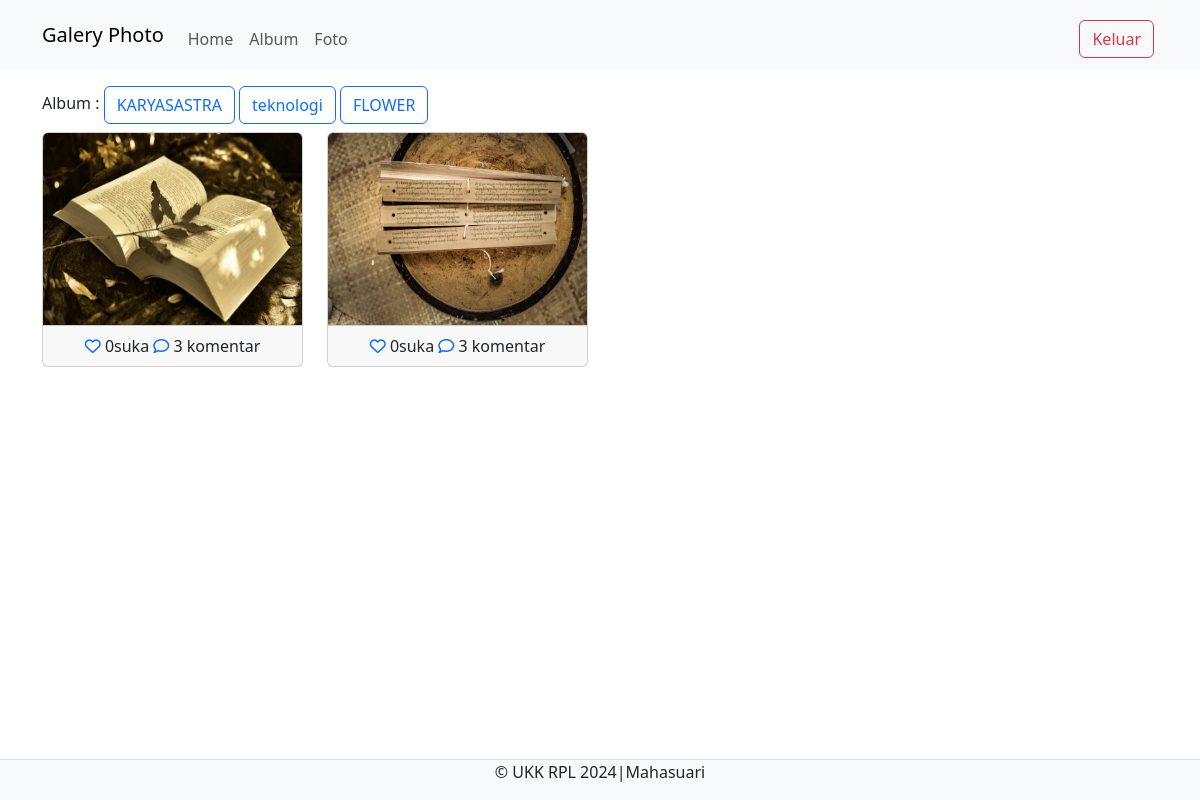
Page /UK_maha/admin/home.php?albumID=8 (signed in) on the committed database.
### tables this page shows
CREATE TABLE `album` (
  `albumID` int(11) NOT NULL,
  `namaAlbum` varchar(255) NOT NULL,
  `deskripsi` text NOT NULL,
  `tanggaldibuat` date NOT NULL,
  `userID` int(11) NOT NULL
);

CREATE TABLE `foto` (
  `fotoID` int(11) NOT NULL,
  `judulfoto` varchar(255) DEFAULT NULL,
  `deskripsifoto` text DEFAULT NULL,
  `tanggalunggah` date DEFAULT NULL,
  `lokasiFile` varchar(255) DEFAULT NULL,
  `albumID` int(11) DEFAULT NULL,
  `userID` int(11) DEFAULT NULL
);

### UK_maha/admin/home.php (the view, shortened to what this page needs)
<?php
include "../config/koneksi.php";
$UserID = $_SESSION['UserID'];
?>
<!DOCTYPE html>
<html>
<head>
	<link rel="stylesheet" type="text/css" href="../asset/css/bootstrap.min.css">
    <link rel="stylesheet" href="https://cdnjs.cloudflare.com/ajax/libs/font-awesome/6.5.2/css/all.min.css"/>
</head>
<body>
	<nav class="navbar navbar-expand-lg bg-body-tertiary">
  <div class="container">
    <a class="navbar-brand" href="index.php">Galery Photo</a>
    <div class="collapse navbar-collapse mt-2" id="navbarNav">
      <div class="navbar-nav me-auto">
      <a href="home.php" class="nav-link">Home</a>
        <a href="album.php" class="nav-link">Album</a>
        <a href="foto.php" class="nav-link">Foto</a>
    </div>
        <a href="../config/aksi_logout.php" class="btn btn-outline-danger m-1">Keluar</a>
    </div>
  </div>
</nav>
<div class="container mt-3">
Album :
<?php
$album = mysqli_query($koneksi, "SELECT * FROM album WHERE UserID = '$UserID'");
while ($row = mysqli_fetch_array($album)) {?>
<a href="home.php?albumID=<?php echo $row['albumID'] ?>" class="btn btn-outline-primary">
<?php echo $row['namaAlbum'] ?></a>
<?php } ?>
	<div class="row">
		<?php
        if (isset ($_GET['albumID'])) {
            $albumID = $_GET ['albumID'];
            $query=mysqli_query($koneksi, "SELECT * FROM foto WHERE UserID ='$UserID' AND albumID ='$albumID'");
            while ($data = mysqli_fetch_array($query)) { ?>
                <div class="col-md-3 mt-2">
		<div class="card">
			<img src="../asset/img/<?php echo $data['lokasiFile'] ?>" class="card-img-top" title="<?php echo $data['judulfoto'] ?>" style="height: 12rem;">
				<div class="card-footer text-center">
                    <?php
                    $fotoID = $data['fotoID'];
                    $ceksuka  = mysqli_query($koneksi, "SELECT * FROM likefoto WHERE fotoID = '$fotoID' AND UserID = '$UserID'");
                    if (mysqli_num_rows($ceksuka)== 1) { ?>
                    <a href="../config/proses_like.php?fotoID= <?php echo $data['fotoID'] ?>" type="submit"
                    name="batalsuka" ><i class="fa fa-heart"></i></a>
                    <?php }else { ?>
                    <a href="../config/proses_like.php?fotoID= <?php echo $data['fotoID'] ?>" type="submit"
                    name="suka" ><i class="fa-regular fa-heart"></i></a>
                    <?php }
                    $like = mysqli_query($koneksi , "SELECT * FROM likefoto WHERE fotoID = '$fotoID'");
                    echo mysqli_num_rows($like).'suka';
                    ?>
					<a href=""><i class="fa-regular fa-comment"></i></a> 3 komentar
				</div>
			</div>
		</div>
        <?php } }else{
$query = mysqli_query($koneksi, "SELECT  * FROM  foto WHERE UserID = '$UserID'");
while ($data = mysqli_fetch_array($query)) {
?>
<div class="col-md-3 mt-2">
		<div class="card">
			<img src="../asset/img/<?php echo $data['lokasiFile'] ?>" class="card-img-top" title="<?php echo $data['judulfoto'] ?>" style="height: 12rem;">
				<div class="card-footer text-center">
                    <?php
                    $fotoID = $data['fotoID'];
                    $ceksuka  = mysqli_query($koneksi, "SELECT * FROM likefoto WHERE fotoID = '$fotoID' AND UserID = '$UserID'");
                    if (mysqli_num_rows($ceksuka)== 1) { ?>
                    <a href="../config/proses_like.php?fotoID= <?php echo $data['fotoID'] ?>" type="submit"
                    name="batalsuka" ><i class="fa fa-heart"></i></a>
                    <?php }else { ?>
                    <a href="../config/proses_like.php?fotoID= <?php echo $data['fotoID'] ?>" type="submit"
                    name="suka" ><i class="fa-regular fa-heart"></i></a>
                    <?php }
                    $like = mysqli_query($koneksi , "SELECT * FROM likefoto WHERE fotoID = '$fotoID'");
                    echo mysqli_num_rows($like).'Suka';
                    ?>
					<a href=""><i class="fa-regular fa-comment"></i></a> 3 komentar
				</div>
			</div>
		</div>
        <?php } }?>
    </div>
</div>
<footer class="d-flex justify-content-center border-top mt-3 bg-light fixed-bottom">
  <p>&copy; UKK RPL 2024|Mahasuari</p>
</footer>
</body>
</html>

### rows in the picture
album: namaAlbum "KARYASASTRA"
album: namaAlbum "teknologi"
album: namaAlbum "FLOWER"
foto: lokasiFile (picture), mysqli_num_rows($like) "0"
foto: lokasiFile (picture), mysqli_num_rows($like) "0"
